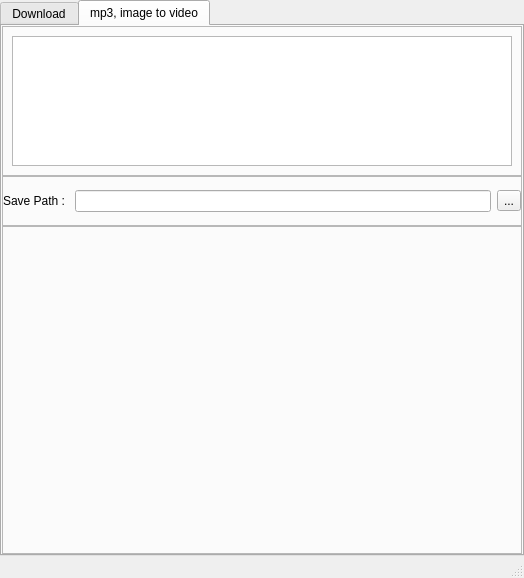
<?xml version="1.0" encoding="UTF-8"?>
<ui version="4.0">
 <class>MainWindow</class>
 <widget class="QMainWindow" name="MainWindow">
  <property name="geometry">
   <rect>
    <x>0</x>
    <y>0</y>
    <width>524</width>
    <height>578</height>
   </rect>
  </property>
  <property name="windowTitle">
   <string>MainWindow</string>
  </property>
  <widget class="QWidget" name="centralwidget">
   <layout class="QVBoxLayout" name="verticalLayout">
    <property name="spacing">
     <number>0</number>
    </property>
    <property name="leftMargin">
     <number>0</number>
    </property>
    <property name="topMargin">
     <number>0</number>
    </property>
    <property name="rightMargin">
     <number>0</number>
    </property>
    <property name="bottomMargin">
     <number>0</number>
    </property>
    <item>
     <widget class="QTabWidget" name="tabWidget">
      <property name="currentIndex">
       <number>1</number>
      </property>
      <widget class="QWidget" name="tab_download">
       <attribute name="title">
        <string>Download</string>
       </attribute>
      </widget>
      <widget class="QWidget" name="tab_mp3">
       <attribute name="title">
        <string>mp3, image to video</string>
       </attribute>
       <layout class="QVBoxLayout" name="verticalLayout_2">
        <property name="spacing">
         <number>0</number>
        </property>
        <property name="leftMargin">
         <number>0</number>
        </property>
        <property name="topMargin">
         <number>0</number>
        </property>
        <property name="rightMargin">
         <number>0</number>
        </property>
        <property name="bottomMargin">
         <number>0</number>
        </property>
        <item>
         <widget class="QFrame" name="frame1_top">
          <property name="maximumSize">
           <size>
            <width>16777215</width>
            <height>150</height>
           </size>
          </property>
          <property name="frameShape">
           <enum>QFrame::StyledPanel</enum>
          </property>
          <property name="frameShadow">
           <enum>QFrame::Raised</enum>
          </property>
          <layout class="QHBoxLayout" name="horizontalLayout_2">
           <item>
            <widget class="QPlainTextEdit" name="plainTextEdit"/>
           </item>
          </layout>
         </widget>
        </item>
        <item alignment="Qt::AlignTop">
         <widget class="QFrame" name="frame2_middle">
          <property name="sizePolicy">
           <sizepolicy hsizetype="Preferred" vsizetype="Minimum">
            <horstretch>0</horstretch>
            <verstretch>0</verstretch>
           </sizepolicy>
          </property>
          <property name="minimumSize">
           <size>
            <width>0</width>
            <height>50</height>
           </size>
          </property>
          <property name="frameShape">
           <enum>QFrame::StyledPanel</enum>
          </property>
          <property name="frameShadow">
           <enum>QFrame::Raised</enum>
          </property>
          <layout class="QVBoxLayout" name="verticalLayout_3">
           <property name="spacing">
            <number>0</number>
           </property>
           <property name="leftMargin">
            <number>0</number>
           </property>
           <property name="topMargin">
            <number>0</number>
           </property>
           <property name="rightMargin">
            <number>0</number>
           </property>
           <property name="bottomMargin">
            <number>0</number>
           </property>
           <item>
            <layout class="QHBoxLayout" name="horizontalLayout">
             <property name="spacing">
              <number>6</number>
             </property>
             <item>
              <widget class="QLabel" name="label">
               <property name="sizePolicy">
                <sizepolicy hsizetype="Preferred" vsizetype="Fixed">
                 <horstretch>0</horstretch>
                 <verstretch>0</verstretch>
                </sizepolicy>
               </property>
               <property name="text">
                <string>Save Path : </string>
               </property>
              </widget>
             </item>
             <item>
              <widget class="QLineEdit" name="ln_save_path"/>
             </item>
             <item>
              <widget class="QToolButton" name="btn_open_save_path">
               <property name="text">
                <string>...</string>
               </property>
              </widget>
             </item>
            </layout>
           </item>
          </layout>
         </widget>
        </item>
        <item>
         <widget class="QFrame" name="frame3_bottom">
          <property name="sizePolicy">
           <sizepolicy hsizetype="Preferred" vsizetype="Expanding">
            <horstretch>0</horstretch>
            <verstretch>0</verstretch>
           </sizepolicy>
          </property>
          <property name="frameShape">
           <enum>QFrame::StyledPanel</enum>
          </property>
          <property name="frameShadow">
           <enum>QFrame::Raised</enum>
          </property>
         </widget>
        </item>
       </layout>
      </widget>
     </widget>
    </item>
   </layout>
  </widget>
  <widget class="QStatusBar" name="statusbar"/>
 </widget>
 <resources/>
 <connections/>
</ui>
